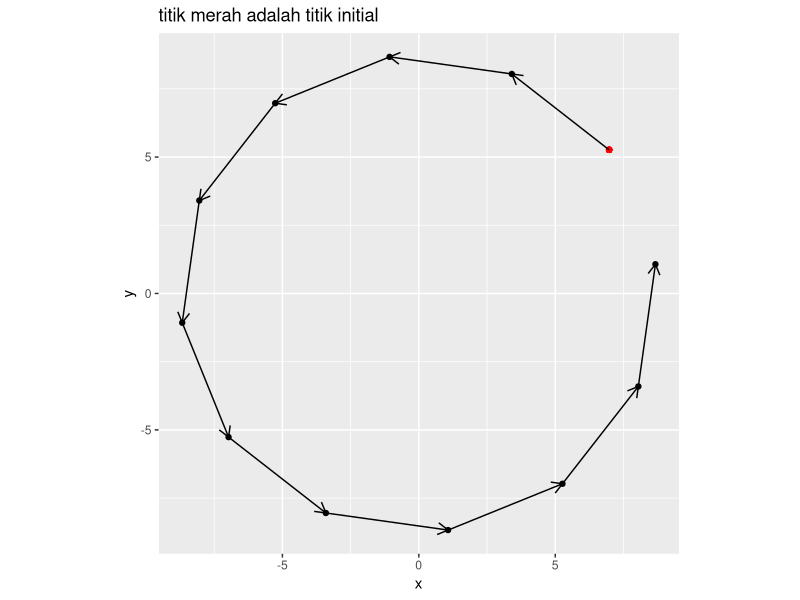
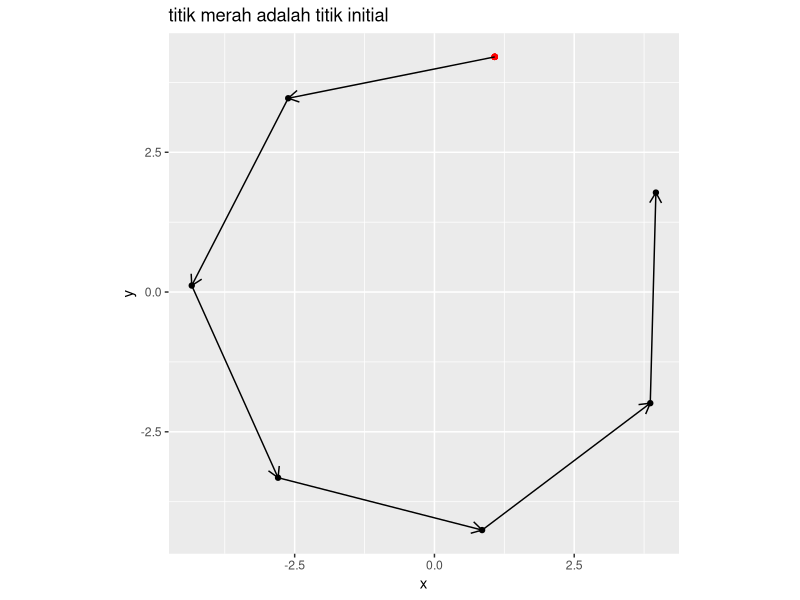
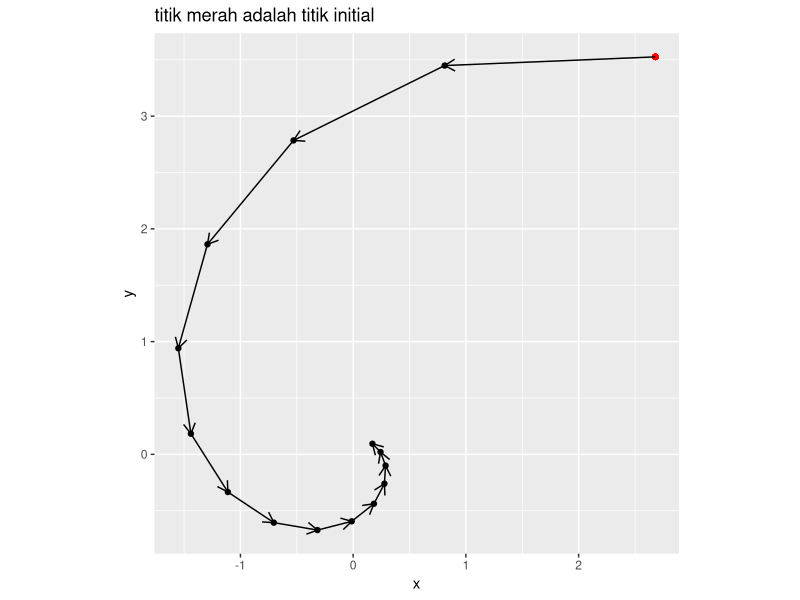

The R source for these figures, in order:
## ---- chunk 1
rm(list=ls())
options(digits = 4)

library(dplyr)
library(ggplot2)
## ---- chunk 2
# function untuk random titik
rand_titik = function(a,b){
  runif(2,a,b)
}
## ---- chunk 3
# mendefinisikan program
rotasi_kan = function(x0,rot){
  # menghitung theta
  theta = 2*pi/rot

  # definisi matriks rotasi
  A = matrix(c(cos(theta),-sin(theta),
             sin(theta),cos(theta)),
           ncol = 2,byrow = T)
  
  # membuat template
  temp = vector("list")
  temp[[1]] = x0

  # proses rotasi
  for(i in 2:rot){
    xk = A %*% x0
    temp[[i]] = xk
    x0 = xk
  }
  
  # membuat template data frame
  final = data.frame(x = rep(NA,rot),
                     y = rep(NA,rot))
  
  # gabung data dari list
  for(i in 1:rot){
    tempura = temp[[i]]
    final$x[i] = tempura[1]
    final$y[i] = tempura[2]
  }

  # membuat plot
  plot = 
    ggplot() +
    geom_point(aes(x,y),data = final) +
    geom_point(aes(x[1],y[1]),
               data = final,
               color = "red") +
    coord_equal() +
    labs(title = "titik merah adalah titik initial") 
  
  # enrich dengan garis panah
  panah = data.frame(
    x_start = final$x[1:(rot-1)],
    x_end = final$x[2:rot],
    y_start = final$y[1:(rot-1)],
    y_end = final$y[2:rot]
  )
  # menambahkan garis panah ke plot
  plot = 
    plot + 
    geom_segment(aes(x = x_start,
                 xend = x_end,
                 y = y_start,
                 yend = y_end),
                 data = panah,
                 arrow = arrow(length = unit(.3,"cm"))
                 )
  
  # menyiapkan output
  list("Grafik rotasi" = plot,
       "Titik-titik rotasi" = final)
  }
## ---- chunk 4
# uji coba
rot = 12 # berapa banyak rotasi
x0 = rand_titik(0,10) # generate random titik

rotasi_kan(x0,rot)
## ---- chunk 5
# uji coba
rot = 7 # berapa banyak rotasi
x0 = rand_titik(0,10) # generate random titik

rotasi_kan(x0,rot)
## ---- chunk 6
# mendefinisikan program
rotasi_konstraksi_kan = function(x0,rot,r){
  # menghitung theta
  theta = 2*pi/rot

  # definisi matriks rotasi
  A = matrix(c(cos(theta),-sin(theta),
             sin(theta),cos(theta)),
           ncol = 2,byrow = T)
  
  # membuat template
  temp = vector("list")
  temp[[1]] = x0

  # proses rotasi dan konstraksi
  for(i in 2:rot){
    xk = A %*% x0
    xk = r * xk
    temp[[i]] = xk
    x0 = xk
  }
  
  # membuat template data frame
  final = data.frame(x = rep(NA,rot),
                     y = rep(NA,rot))
  
  # gabung data dari list
  for(i in 1:rot){
    tempura = temp[[i]]
    final$x[i] = tempura[1]
    final$y[i] = tempura[2]
  }

  # membuat plot
  plot = 
    ggplot() +
    geom_point(aes(x,y),data = final) +
    geom_point(aes(x[1],y[1]),
               data = final,
               color = "red") +
    coord_equal() +
    labs(title = "titik merah adalah titik initial") 
  
  # enrich dengan garis panah
  panah = data.frame(
    x_start = final$x[1:(rot-1)],
    x_end = final$x[2:rot],
    y_start = final$y[1:(rot-1)],
    y_end = final$y[2:rot]
  )
  # menambahkan garis panah ke plot
  plot = 
    plot + 
    geom_segment(aes(x = x_start,
                 xend = x_end,
                 y = y_start,
                 yend = y_end),
                 data = panah,
                 arrow = arrow(length = unit(.3,"cm"))
                 )
  
  # menyiapkan output
  list("Grafik rotasi" = plot,
       "Titik-titik rotasi" = final)
  }
## ---- chunk 7
# uji coba
rot = 15 # berapa banyak rotasi
x0 = rand_titik(0,4) # generate random titik
r = .8
rotasi_konstraksi_kan(x0,rot,r)
